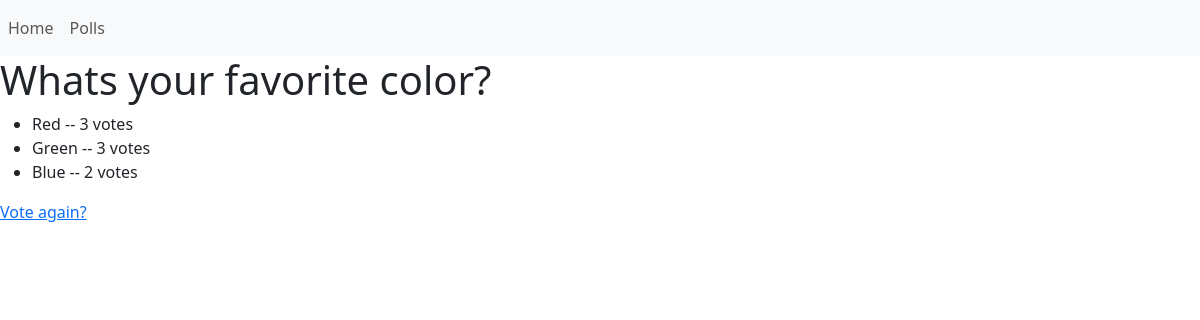
Screenshot of /polls/2/results/ (signed in) with the database file from the repository.
### polls/models.py (models this page shows, shortened)
class Question(models.Model):
    question_text = models.CharField(max_length=200)
    pub_date = models.DateTimeField("date published")

class Choice(models.Model):
    question = models.ForeignKey(Question, on_delete=models.CASCADE)
    choice_text = models.CharField(max_length=200)
    votes = models.IntegerField(default=0)

### polls/views.py (the view)
# urls.py: path("<int:pk>/results/", views.ResultsView.as_view(), name="results"),
class ResultsView(LoginRequiredMixin, generic.DetailView):
    model = Question
    template_name = "polls/results.html"

### polls/templates/polls/results.html (shortened to what this page needs)
{% extends "./base.html" %}
{% block content %}
<h1>{{ question.question_text }}</h1>
<ul>
    {% for choice in question.choice_set.all %}
    <li>{{ choice.choice_text }} -- {{ choice.votes }} vote{{ choice.votes|pluralize }}</li>
    {% endfor %}
</ul>
<a href="{% url 'polls:detail' question.id %}">Vote again?</a>
{% endblock %}

### rows the page displays
Question: question_text "Whats your favorite color?"
Choice: choice_text "Red", votes "3"
Choice: choice_text "Green", votes "3"
Choice: choice_text "Blue", votes "2"
